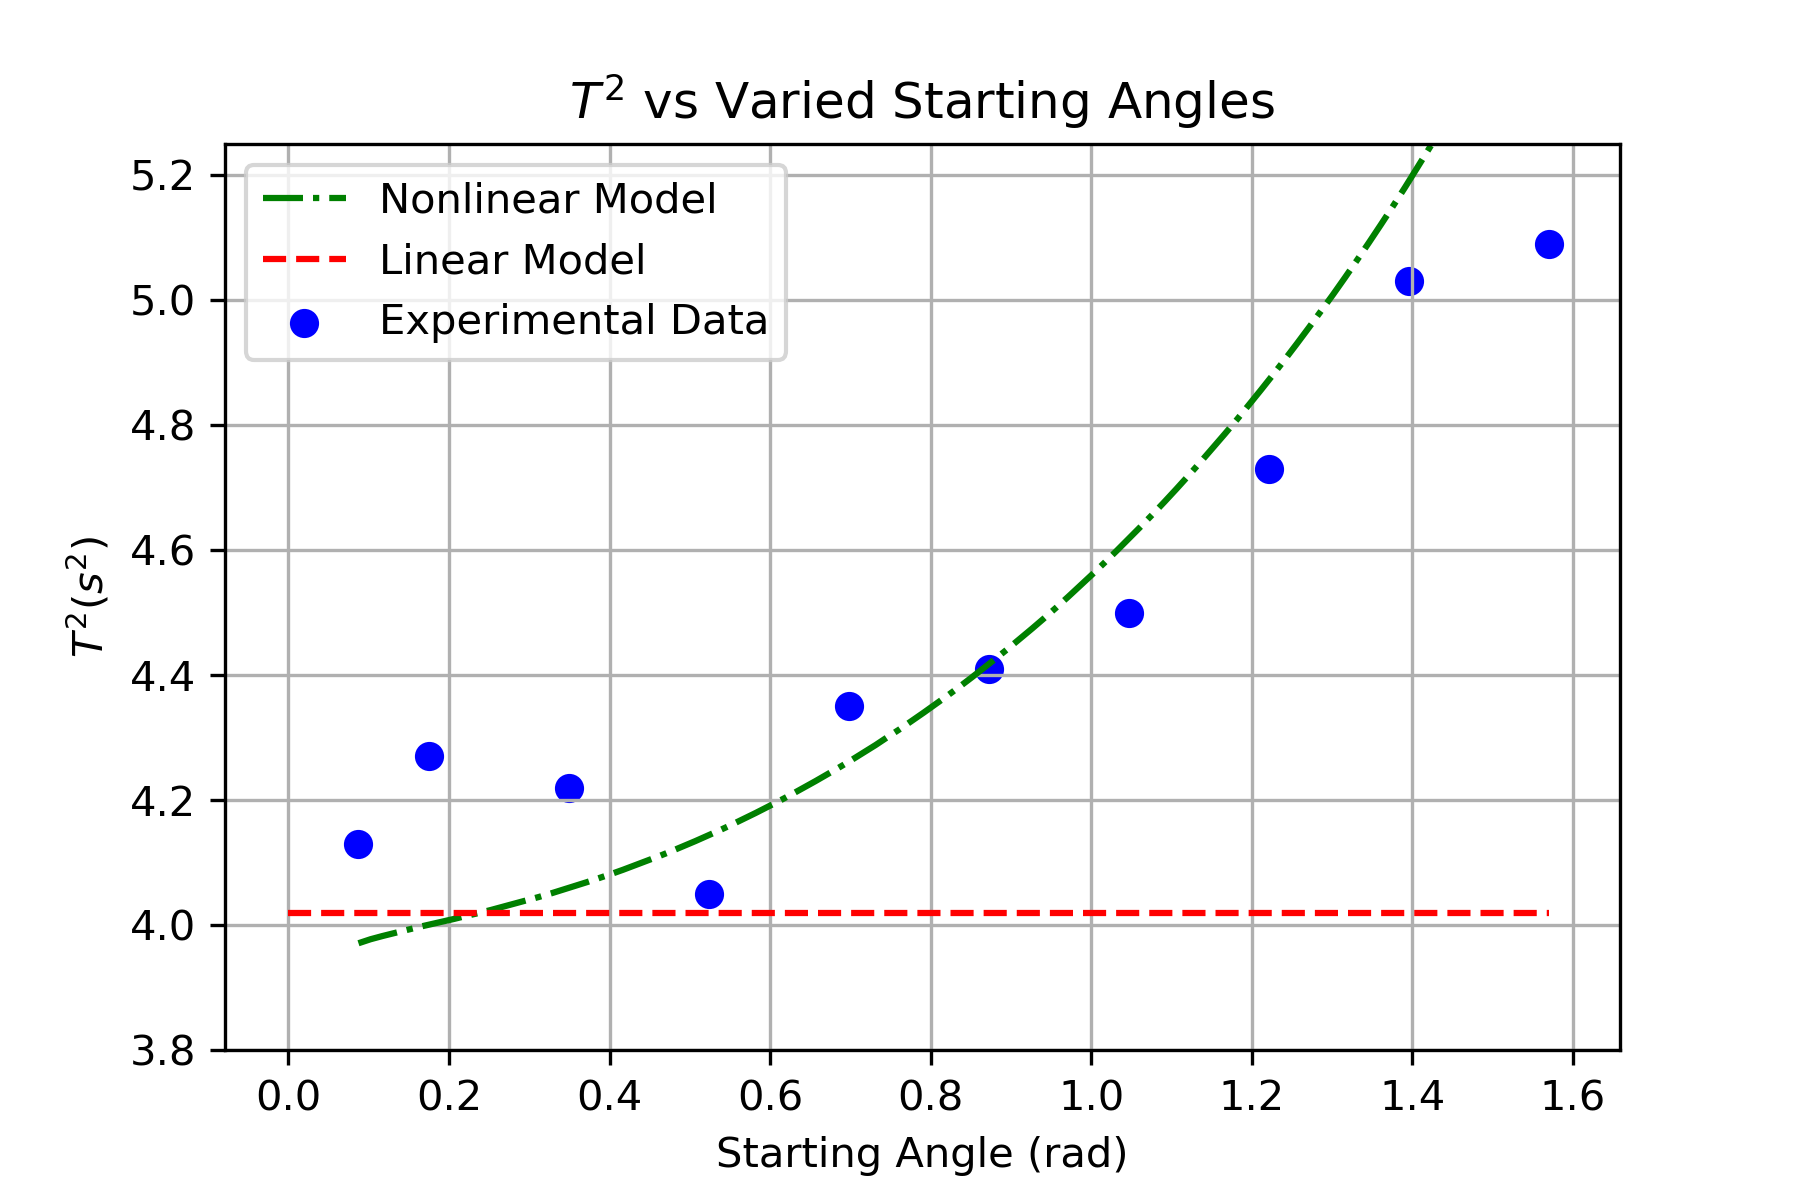

Recreate this plot in Python.
# -*- coding: utf-8 -*-
"""
Created on Fri Oct  5 16:50:43 2018

@author: maxhu
"""

import matplotlib.pyplot as plt
import numpy as np


T2_Theta_vals = [4.13,4.27,4.22,4.05,4.35,4.41,4.50,4.73,5.03,5.09]
Theta_vals = [5*np.pi/180,10*np.pi/180,20*np.pi/180,30*np.pi/180,40*np.pi/180,50*np.pi/180,60*np.pi/180,70*np.pi/180,80*np.pi/180,90*np.pi/180]

N = len(Theta_vals)

sum_y = 0
sum_x = 0
sum_xy = 0
sum_x_squared = 0

for i in range(0,N):
    sum_y = sum_y + T2_Theta_vals[i]
    sum_x = sum_x + Theta_vals[i]
    sum_xy = sum_xy + Theta_vals[i]*T2_Theta_vals[i]
    sum_x_squared = sum_x_squared + Theta_vals[i]**2
    
Delta = N*sum_x_squared - (sum_x)**2
A = (sum_x_squared*sum_y - sum_x*sum_xy) / Delta
B = (N*sum_xy - sum_x*sum_y) / Delta

deviation = 0
for i in range (0,N):
    deviation = deviation + (T2_Theta_vals[i] - A - B*Theta_vals[i])**2
    
sigma_y = np.sqrt(deviation / (N-2))

sigma_A = sigma_y*np.sqrt(sum_x_squared/Delta)
sigma_B = sigma_y*np.sqrt(N/Delta)

x_plot = np.arange(0,90*np.pi/180)
plt.ylim((3.5,5.5))

def my_fit(x):
    return A + B*x

fig = plt.figure(1)

my_fig = fig.add_subplot(1,1,1)
my_fig.grid(True)
plt.scatter(Theta_vals,T2_Theta_vals, color = 'b', label = 'Experimental Data', marker='o')
#plt.plot(x_plot,my_fit(x_plot), color ='black', linestyle = '-')
#plt.legend(loc = 'best')


L = 1.0
g = 9.8
theta_min = 5*np.pi/180
theta_max = np.pi/2
omega_0 = 0
t_0 = 0 
delta_t = 10**(-4)

# lists to store data
thetas = np.linspace(theta_min, theta_max, 100)
T_values = []
T2_values = []


# nested loop
# for loop handles different lengths of pendulum
for n in range(len(thetas)):
    # set initial conditions for looping calculations
    flag = True
    t_i = t_0
    omega_i = omega_0
    theta_i = thetas[n]
    counter = 0
    
    # while loop handles omega and theta values
    while flag == True:
        omega_f = omega_i - (g/L) *np.sin(theta_i) * delta_t
        theta_f = theta_i + omega_f*delta_t
        t_f = t_i + delta_t
        
        omega_i = omega_f
        theta_i = theta_f
        t_i = t_f
        
        # when your current position is really close to the starting position
        # exit the while loop becuase you've gone a full period
        if (np.abs(theta_i - thetas[n]) < 10**(-4) and counter >= 300):
            flag = False
        
        counter = counter + 1
      
    
    T_values.append(t_i)
    T2_values.append( T_values[n]**2 )
    
    
    
fig = plt.figure(1)
my_fig = fig.add_subplot(1,1,1)
plt.grid(True)
plt.plot(thetas, T2_values, color = 'g', label ='Nonlinear Model', linestyle = '-.')

my_fig.set_xlabel('Starting Angle (rad)')
my_fig.set_ylabel('$T^2 (s^2)$')
my_fig.set_title('$T^2$ vs Varied Starting Angles')
plt.legend(loc = 'best')

T2_linear_Theta_vals = [4.02,4.02,4.02,4.02,4.02,4.02,4.02,4.02,4.02,4.02]

N = len(Theta_vals)

sum_y = 0
sum_x = 0
sum_xy = 0
sum_x_squared = 0

for i in range(0,N):
    sum_y = sum_y + T2_linear_Theta_vals[i]
    sum_x = sum_x + Theta_vals[i]
    sum_xy = sum_xy + Theta_vals[i]*T2_linear_Theta_vals[i]
    sum_x_squared = sum_x_squared + Theta_vals[i]**2
    
Delta = N*sum_x_squared - (sum_x)**2
A = (sum_x_squared*sum_y - sum_x*sum_xy) / Delta
B = (N*sum_xy - sum_x*sum_y) / Delta

deviation = 0
for i in range (0,N):
    deviation = deviation + (T2_linear_Theta_vals[i] - A - B*Theta_vals[i])**2
    
sigma_y = np.sqrt(deviation / (N-2))

sigma_A = sigma_y*np.sqrt(sum_x_squared/Delta)
sigma_B = sigma_y*np.sqrt(N/Delta)

x_plot = np.linspace(0,90*np.pi/180,11)
plt.ylim((3.8,5.25))

def my_fit(x):
    return (A + B*x)

fig = plt.figure(1)

my_fig = fig.add_subplot(1,1,1)
my_fig2 = fig.add_subplot(1,1,1)
my_fig.grid(True)
#my_fig.scatter(Theta_vals, T2_linear_Theta_vals, color = 'red', label = 'Linear Model', marker='v')
my_fig2.plot(x_plot,my_fit(x_plot), color ='red', label = 'Linear Model', linestyle = '--')
plt.legend(loc = 'best')
plt.savefig('T2 v Theta.png', dpi=300)
